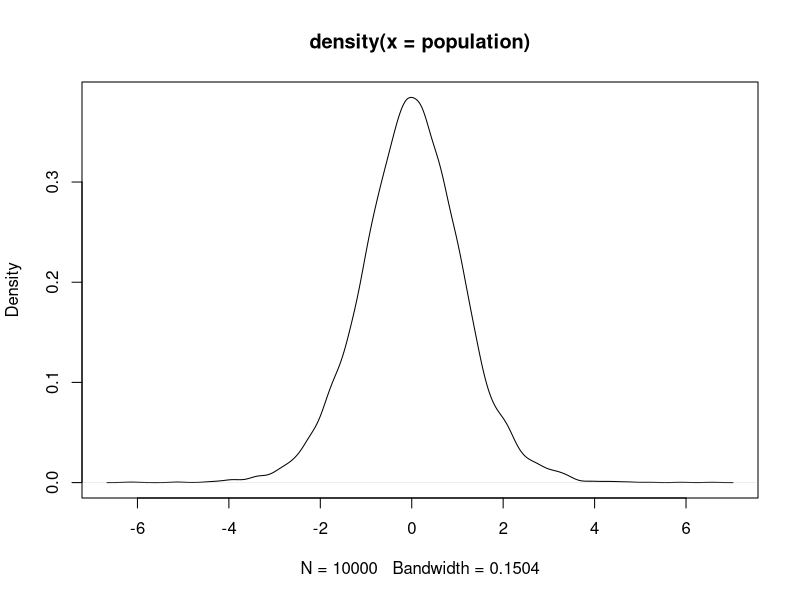
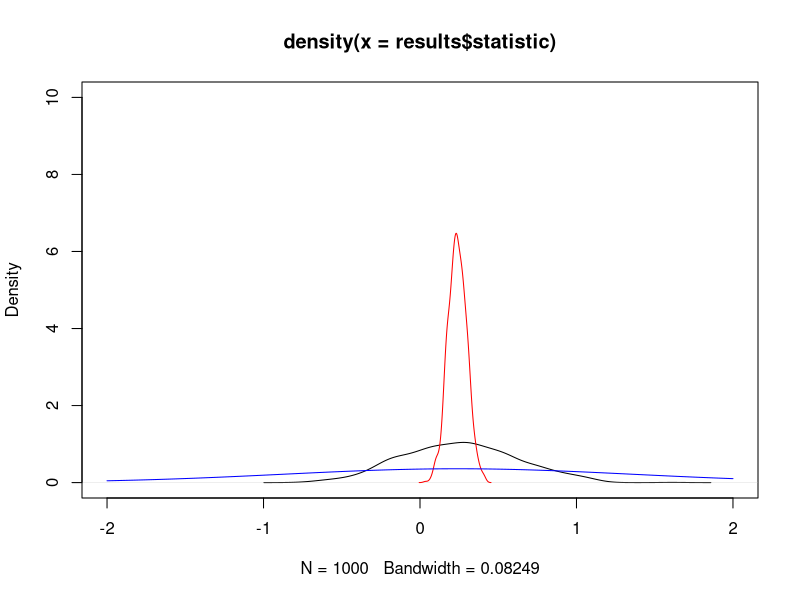

These figures' R source, in order:
library(tidyverse)

population <- rt(10000,df=10)

plot(density(population))
s1 <- sample(population,size=8,replace=F)

actual.value <- mean(s1)
results <- tibble(statistic = c(actual.value,rep(NA,999)))

for(i in 2:1000){
  results$statistic[i] <- mean(sample(s1,size=8,replace=T))
}

quantile(results$statistic,c(0.01,0.05,0.5,0.95,0.99))

# > quantile(results$statistic,c(0.01,0.05,0.5,0.95,0.99))
# 1%         5%        50%        95%        99% 
# -0.3847698 -0.2031504  0.2788156  0.8000065  0.9562476 


results.bad <- tibble(statistic = c(actual.value,rep(NA,999)))

for(i in 2:1000){
  results.bad$statistic[i] <- mean(sample(s1,size=300,replace=T))
}

quantile(results$statistic,c(0.01,0.05,0.5,0.95,0.99))
quantile(results.bad$statistic,c(0.01,0.05,0.5,0.95,0.99))

mu <- mean(s1)
sigma <- sd(s1)

theoretical <- tibble(x.val=seq(from=-2,to=2,length.out=200))

theoretical <- theoretical %>% 
  mutate(y.val = dnorm(x.val,mean=mu,sd=sigma))

plot(density(results$statistic),ylim=c(0,10),xlim=c(-2,2))
lines(density(results.bad$statistic),col="red")
lines(x=theoretical$x.val,y=theoretical$y.val,col="blue")
